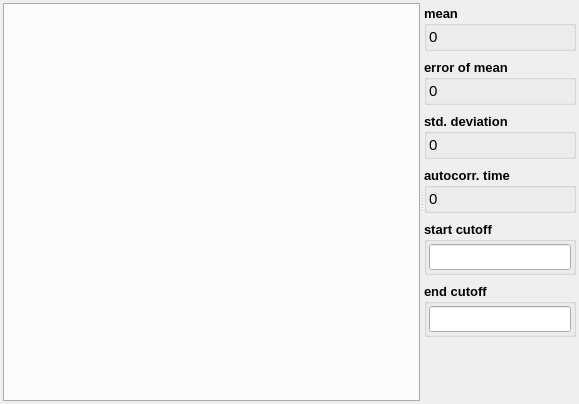
<?xml version="1.0" encoding="UTF-8"?>
<ui version="4.0">
 <class>ScalarView</class>
 <widget class="QWidget" name="ScalarView">
  <property name="geometry">
   <rect>
    <x>0</x>
    <y>0</y>
    <width>579</width>
    <height>404</height>
   </rect>
  </property>
  <property name="windowTitle">
   <string>Form</string>
  </property>
  <layout class="QHBoxLayout" name="horizontalLayout">
   <property name="spacing">
    <number>0</number>
   </property>
   <property name="margin">
    <number>3</number>
   </property>
   <item>
    <widget class="QSplitter" name="splitter">
     <property name="orientation">
      <enum>Qt::Horizontal</enum>
     </property>
     <widget class="QTabWidget" name="tabWidget">
      <property name="sizePolicy">
       <sizepolicy hsizetype="Expanding" vsizetype="Expanding">
        <horstretch>2</horstretch>
        <verstretch>0</verstretch>
       </sizepolicy>
      </property>
      <property name="minimumSize">
       <size>
        <width>10</width>
        <height>0</height>
       </size>
      </property>
      <property name="tabPosition">
       <enum>QTabWidget::South</enum>
      </property>
      <property name="currentIndex">
       <number>-1</number>
      </property>
      <property name="elideMode">
       <enum>Qt::ElideMiddle</enum>
      </property>
     </widget>
     <widget class="QWidget" name="layoutWidget">
      <layout class="QVBoxLayout" name="verticalLayout">
       <property name="spacing">
        <number>8</number>
       </property>
       <property name="topMargin">
        <number>2</number>
       </property>
       <property name="rightMargin">
        <number>0</number>
       </property>
       <property name="bottomMargin">
        <number>2</number>
       </property>
       <item>
        <widget class="QGroupBox" name="meanBox">
         <property name="sizePolicy">
          <sizepolicy hsizetype="Preferred" vsizetype="Preferred">
           <horstretch>0</horstretch>
           <verstretch>0</verstretch>
          </sizepolicy>
         </property>
         <property name="font">
          <font>
           <pointsize>10</pointsize>
           <weight>75</weight>
           <bold>true</bold>
          </font>
         </property>
         <property name="title">
          <string>mean</string>
         </property>
         <property name="flat">
          <bool>true</bool>
         </property>
         <layout class="QVBoxLayout" name="verticalLayout_8">
          <property name="spacing">
           <number>2</number>
          </property>
          <property name="margin">
           <number>2</number>
          </property>
          <item>
           <widget class="QLabel" name="meanText">
            <property name="sizePolicy">
             <sizepolicy hsizetype="Preferred" vsizetype="Preferred">
              <horstretch>0</horstretch>
              <verstretch>0</verstretch>
             </sizepolicy>
            </property>
            <property name="font">
             <font>
              <pointsize>11</pointsize>
              <weight>50</weight>
             </font>
            </property>
            <property name="text">
             <string>0</string>
            </property>
            <property name="indent">
             <number>0</number>
            </property>
           </widget>
          </item>
         </layout>
        </widget>
       </item>
       <item>
        <widget class="QGroupBox" name="errorBox">
         <property name="sizePolicy">
          <sizepolicy hsizetype="Preferred" vsizetype="Preferred">
           <horstretch>0</horstretch>
           <verstretch>0</verstretch>
          </sizepolicy>
         </property>
         <property name="font">
          <font>
           <pointsize>10</pointsize>
           <weight>75</weight>
           <bold>true</bold>
          </font>
         </property>
         <property name="title">
          <string>error of mean</string>
         </property>
         <property name="flat">
          <bool>true</bool>
         </property>
         <layout class="QVBoxLayout" name="verticalLayout_7">
          <property name="spacing">
           <number>2</number>
          </property>
          <property name="margin">
           <number>2</number>
          </property>
          <item>
           <widget class="QLabel" name="errorText">
            <property name="sizePolicy">
             <sizepolicy hsizetype="Preferred" vsizetype="Preferred">
              <horstretch>0</horstretch>
              <verstretch>0</verstretch>
             </sizepolicy>
            </property>
            <property name="font">
             <font>
              <pointsize>11</pointsize>
              <weight>50</weight>
              <bold>false</bold>
             </font>
            </property>
            <property name="text">
             <string>0</string>
            </property>
            <property name="indent">
             <number>0</number>
            </property>
           </widget>
          </item>
         </layout>
        </widget>
       </item>
       <item>
        <widget class="QGroupBox" name="sigmaBox">
         <property name="sizePolicy">
          <sizepolicy hsizetype="Preferred" vsizetype="Preferred">
           <horstretch>0</horstretch>
           <verstretch>0</verstretch>
          </sizepolicy>
         </property>
         <property name="font">
          <font>
           <pointsize>10</pointsize>
           <weight>75</weight>
           <bold>true</bold>
          </font>
         </property>
         <property name="title">
          <string>std. deviation</string>
         </property>
         <property name="flat">
          <bool>true</bool>
         </property>
         <layout class="QVBoxLayout" name="verticalLayout_6">
          <property name="spacing">
           <number>2</number>
          </property>
          <property name="margin">
           <number>2</number>
          </property>
          <item>
           <widget class="QLabel" name="sigmaText">
            <property name="sizePolicy">
             <sizepolicy hsizetype="Preferred" vsizetype="Preferred">
              <horstretch>0</horstretch>
              <verstretch>0</verstretch>
             </sizepolicy>
            </property>
            <property name="font">
             <font>
              <pointsize>11</pointsize>
              <weight>50</weight>
              <bold>false</bold>
             </font>
            </property>
            <property name="text">
             <string>0</string>
            </property>
            <property name="indent">
             <number>0</number>
            </property>
           </widget>
          </item>
         </layout>
        </widget>
       </item>
       <item>
        <widget class="QGroupBox" name="autocorrBox">
         <property name="sizePolicy">
          <sizepolicy hsizetype="Preferred" vsizetype="Preferred">
           <horstretch>0</horstretch>
           <verstretch>0</verstretch>
          </sizepolicy>
         </property>
         <property name="font">
          <font>
           <pointsize>10</pointsize>
           <weight>75</weight>
           <bold>true</bold>
          </font>
         </property>
         <property name="title">
          <string>autocorr. time</string>
         </property>
         <property name="flat">
          <bool>true</bool>
         </property>
         <layout class="QVBoxLayout" name="verticalLayout_5" stretch="0">
          <property name="spacing">
           <number>2</number>
          </property>
          <property name="margin">
           <number>2</number>
          </property>
          <item>
           <widget class="QLabel" name="autocorrText">
            <property name="sizePolicy">
             <sizepolicy hsizetype="Preferred" vsizetype="Preferred">
              <horstretch>0</horstretch>
              <verstretch>0</verstretch>
             </sizepolicy>
            </property>
            <property name="font">
             <font>
              <pointsize>11</pointsize>
              <weight>50</weight>
              <bold>false</bold>
             </font>
            </property>
            <property name="text">
             <string>0</string>
            </property>
            <property name="indent">
             <number>0</number>
            </property>
           </widget>
          </item>
         </layout>
        </widget>
       </item>
       <item>
        <widget class="QGroupBox" name="startBox">
         <property name="sizePolicy">
          <sizepolicy hsizetype="Preferred" vsizetype="Preferred">
           <horstretch>0</horstretch>
           <verstretch>0</verstretch>
          </sizepolicy>
         </property>
         <property name="font">
          <font>
           <pointsize>10</pointsize>
           <weight>75</weight>
           <bold>true</bold>
          </font>
         </property>
         <property name="title">
          <string>start cutoff</string>
         </property>
         <property name="flat">
          <bool>true</bool>
         </property>
         <layout class="QVBoxLayout" name="verticalLayout_4">
          <property name="spacing">
           <number>2</number>
          </property>
          <property name="margin">
           <number>2</number>
          </property>
          <item>
           <widget class="QLineEdit" name="startText">
            <property name="sizePolicy">
             <sizepolicy hsizetype="Preferred" vsizetype="Fixed">
              <horstretch>0</horstretch>
              <verstretch>0</verstretch>
             </sizepolicy>
            </property>
            <property name="font">
             <font>
              <pointsize>11</pointsize>
              <weight>50</weight>
              <bold>false</bold>
             </font>
            </property>
            <property name="maxLength">
             <number>8</number>
            </property>
           </widget>
          </item>
         </layout>
        </widget>
       </item>
       <item>
        <widget class="QGroupBox" name="endBox">
         <property name="sizePolicy">
          <sizepolicy hsizetype="Preferred" vsizetype="Preferred">
           <horstretch>0</horstretch>
           <verstretch>0</verstretch>
          </sizepolicy>
         </property>
         <property name="font">
          <font>
           <pointsize>10</pointsize>
           <weight>75</weight>
           <bold>true</bold>
          </font>
         </property>
         <property name="title">
          <string>end cutoff</string>
         </property>
         <property name="flat">
          <bool>true</bool>
         </property>
         <layout class="QVBoxLayout" name="verticalLayout_2">
          <property name="spacing">
           <number>2</number>
          </property>
          <property name="margin">
           <number>2</number>
          </property>
          <item>
           <widget class="QLineEdit" name="endText">
            <property name="sizePolicy">
             <sizepolicy hsizetype="Preferred" vsizetype="Fixed">
              <horstretch>0</horstretch>
              <verstretch>0</verstretch>
             </sizepolicy>
            </property>
            <property name="font">
             <font>
              <pointsize>11</pointsize>
              <weight>50</weight>
              <bold>false</bold>
             </font>
            </property>
            <property name="text">
             <string/>
            </property>
            <property name="maxLength">
             <number>8</number>
            </property>
           </widget>
          </item>
         </layout>
        </widget>
       </item>
       <item>
        <spacer name="verticalSpacer">
         <property name="orientation">
          <enum>Qt::Vertical</enum>
         </property>
         <property name="sizeHint" stdset="0">
          <size>
           <width>20</width>
           <height>40</height>
          </size>
         </property>
        </spacer>
       </item>
      </layout>
     </widget>
    </widget>
   </item>
  </layout>
 </widget>
 <resources/>
 <connections/>
</ui>
